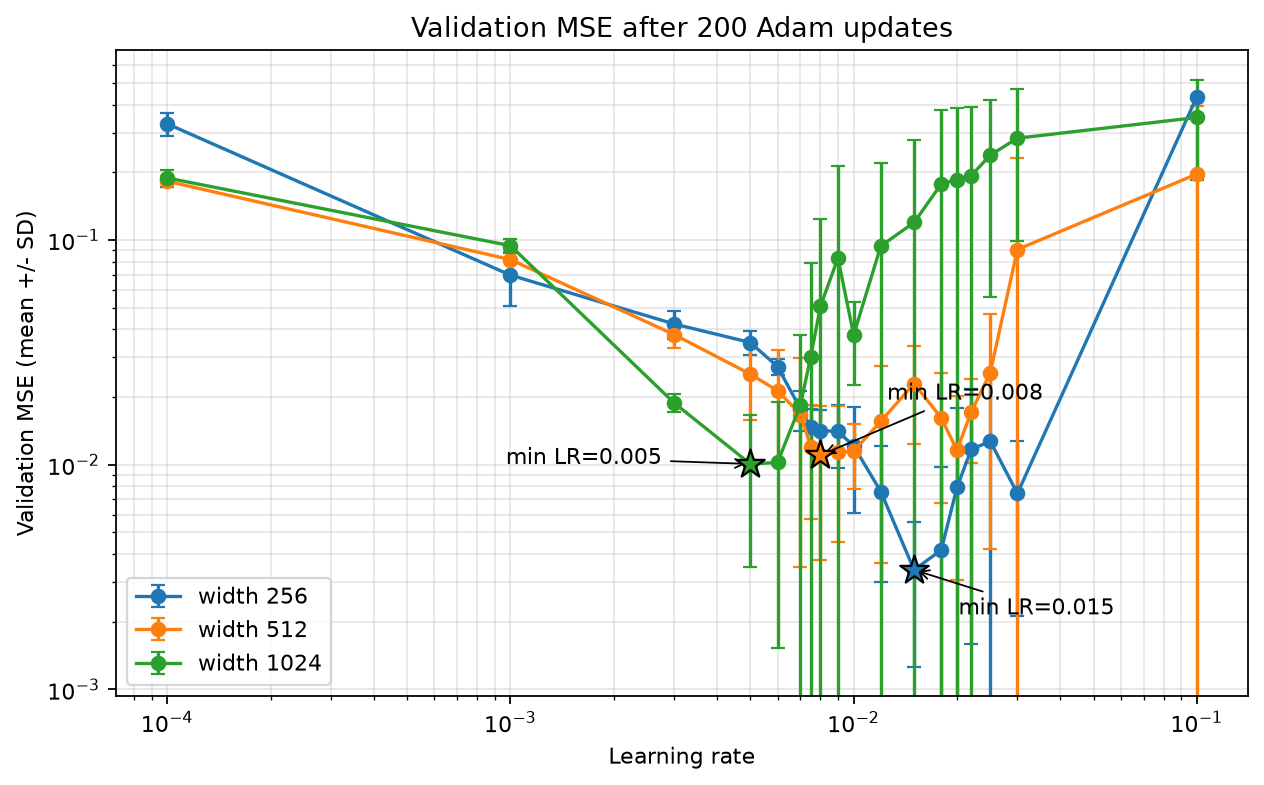

This figure's Python source:
import csv
import math
from pathlib import Path

import matplotlib.pyplot as plt
import torch
from torch import nn


WIDTHS = (256, 512, 1024)
LEARNING_RATES = (
    0.0001,
    0.001,
    0.003,
    0.005,
    0.006,
    0.007,
    0.0075,
    0.008,
    0.009,
    0.01,
    0.012,
    0.015,
    0.018,
    0.02,
    0.022,
    0.025,
    0.03,
    0.1,
)
SEEDS = (11, 23, 37, 41, 53)
TRAINING_STEPS = 200
BETA1 = 0.9
BETA2 = 0.999
EPSILON = 1e-8


class WidthRegressor(nn.Module):
    def __init__(self, width):
        super().__init__()
        self.fc1 = nn.Linear(1, width)
        self.fc2 = nn.Linear(width, width)
        self.fc3 = nn.Linear(width, 1)

    def forward(self, x):
        x = torch.tanh(self.fc1(x))
        x = torch.tanh(self.fc2(x))
        return self.fc3(x)


def make_dataset():
    x = torch.linspace(-1, 1, 320).unsqueeze(1)
    y = torch.sin(2 * torch.pi * x) + 0.3 * x
    validation_mask = torch.arange(len(x)) % 5 == 0
    return x[~validation_mask], y[~validation_mask], x[validation_mask], y[validation_mask]


def run_trial(width, learning_rate, seed, train_x, train_y, validation_x, validation_y):
    torch.manual_seed(seed)
    model = WidthRegressor(width)
    optimizer = torch.optim.Adam(
        model.parameters(),
        lr=learning_rate,
        betas=(BETA1, BETA2),
        eps=EPSILON,
        weight_decay=0,
    )
    loss_fn = nn.MSELoss()

    for step in range(1, TRAINING_STEPS + 1):
        model.train()
        train_loss = loss_fn(model(train_x), train_y)
        optimizer.zero_grad(set_to_none=True)
        train_loss.backward()
        optimizer.step()

        if not torch.isfinite(train_loss):
            raise RuntimeError(
                f"Non-finite training loss at width={width}, "
                f"learning_rate={learning_rate}, seed={seed}, step={step}"
            )

    model.eval()
    with torch.no_grad():
        final_train_loss = loss_fn(model(train_x), train_y).item()
        validation_loss = loss_fn(model(validation_x), validation_y).item()
    if not math.isfinite(final_train_loss) or not math.isfinite(validation_loss):
        raise RuntimeError(
            f"Non-finite final loss at width={width}, "
            f"learning_rate={learning_rate}, seed={seed}"
        )
    return final_train_loss, validation_loss


def main():
    torch.set_num_threads(1)
    train_x, train_y, validation_x, validation_y = make_dataset()
    records = []

    for width in WIDTHS:
        for learning_rate in LEARNING_RATES:
            for seed in SEEDS:
                train_loss, validation_loss = run_trial(
                    width,
                    learning_rate,
                    seed,
                    train_x,
                    train_y,
                    validation_x,
                    validation_y,
                )
                records.append(
                    {
                        "width": width,
                        "learning_rate": learning_rate,
                        "seed": seed,
                        "training_steps": TRAINING_STEPS,
                        "train_loss": train_loss,
                        "validation_loss": validation_loss,
                    }
                )

    output_dir = Path(__file__).parent
    csv_path = output_dir / "width_learning_rate_sweep.csv"
    with csv_path.open("w", newline="") as file:
        writer = csv.DictWriter(file, fieldnames=records[0].keys())
        writer.writeheader()
        writer.writerows(records)

    summaries = {}
    for width in WIDTHS:
        summaries[width] = {}
        for learning_rate in LEARNING_RATES:
            matching = [
                row
                for row in records
                if row["width"] == width and row["learning_rate"] == learning_rate
            ]
            losses = [row["validation_loss"] for row in matching]
            mean_loss = sum(losses) / len(losses)
            variance = sum((loss - mean_loss) ** 2 for loss in losses) / len(losses)
            summaries[width][learning_rate] = (mean_loss, math.sqrt(variance))

    minima = {
        width: min(
            summaries[width],
            key=lambda learning_rate: summaries[width][learning_rate][0],
        )
        for width in WIDTHS
    }
    annotation_offsets = {256: (20, -20), 512: (30, 25), 1024: (-110, 0)}

    print(
        f"Model: 1 -> width -> width -> 1 tanh MLP; "
        f"train={len(train_x)}, validation={len(validation_x)} fixed examples"
    )
    print(
        f"Adam: beta1={BETA1}, beta2={BETA2}, eps={EPSILON}, weight_decay=0; "
        f"training steps={TRAINING_STEPS}; seeds={SEEDS}"
    )
    print(f"Learning-rate candidates: {LEARNING_RATES}")
    print("Mean validation MSE +/- population SD across seeds:")
    print("width  " + "  ".join(f"lr={lr:g}" for lr in LEARNING_RATES))
    for width in WIDTHS:
        values = "  ".join(
            f"{summaries[width][lr][0]:.6g}+/-{summaries[width][lr][1]:.2g}"
            for lr in LEARNING_RATES
        )
        print(f"{width:>5}  {values}")
    print("Minimum mean validation MSE by width:")
    for width in WIDTHS:
        lr = minima[width]
        mean_loss, std_loss = summaries[width][lr]
        print(
            f"width={width}: lr={lr:g}, validation_mse={mean_loss:.8g} "
            f"+/- {std_loss:.2g}"
        )
    print(f"Per-seed results saved to {csv_path.name} ({len(records)} trials).")

    fig, axis = plt.subplots(figsize=(8, 5))
    for width in WIDTHS:
        means = [summaries[width][lr][0] for lr in LEARNING_RATES]
        standard_deviations = [summaries[width][lr][1] for lr in LEARNING_RATES]
        axis.errorbar(
            LEARNING_RATES,
            means,
            yerr=standard_deviations,
            marker="o",
            capsize=3,
            label=f"width {width}",
        )
        minimum_lr = minima[width]
        minimum_loss = summaries[width][minimum_lr][0]
        axis.scatter(
            [minimum_lr],
            [minimum_loss],
            marker="*",
            s=180,
            edgecolors="black",
            zorder=5,
        )
        axis.annotate(
            f"min LR={minimum_lr:g}",
            (minimum_lr, minimum_loss),
            xytext=annotation_offsets[width],
            textcoords="offset points",
            arrowprops={"arrowstyle": "->", "lw": 0.8},
        )

    axis.set(
        title=f"Validation MSE after {TRAINING_STEPS} Adam updates",
        xlabel="Learning rate",
        ylabel="Validation MSE (mean +/- SD)",
        xscale="log",
        yscale="log",
    )
    axis.grid(alpha=0.3, which="both")
    axis.legend()
    fig.tight_layout()
    plot_path = output_dir / "width_learning_rate_sweep.png"
    fig.savefig(plot_path, dpi=160, bbox_inches="tight")
    print(f"Plot saved to {plot_path.name}")


if __name__ == "__main__":
    main()
